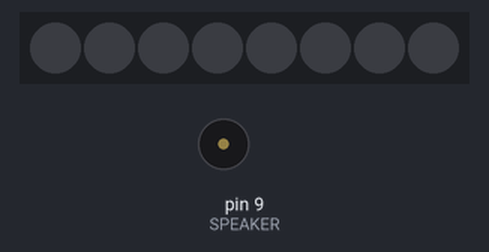
A sketch run on a simulated Arduino Uno, built with avr-gcc and run on an emulated ATmega328P. On the bench: 8 RGB LEDs in strip order, left to right, buzzer (waves = sounding). What the sketch prints to the serial monitor is not drawn.

Above: at 0.1 s.
At 16.1 s:
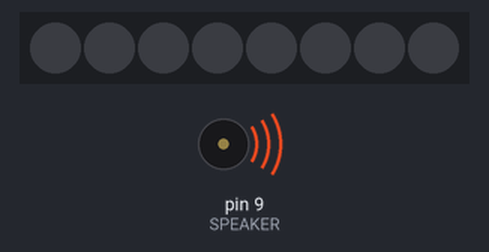
Timing chart, 0 to 18.6 s (numbered marks = the images above):
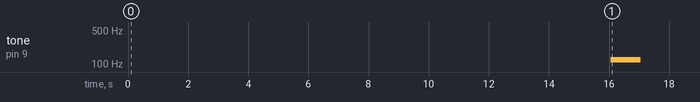

The sketch:

rgb_sevenseg.ino
```cpp
#include "Adafruit_TLC5947.h"

// How many boards do you have chained?
#define NUM_TLC5974 1

#define data   11
#define clock   13
#define latch   10
#define oe  7  // set to -1 to not use the enable pin (its optional)

Adafruit_TLC5947 tlc = Adafruit_TLC5947(NUM_TLC5974, clock, data, latch);

uint8_t BLACK[] = {0, 0, 0};
uint8_t BLUE[] = {0, 40, 85};
uint8_t GOLD[] = {234, 170, 0};
uint8_t RED[] = {255, 0, 0};

const int SPEAKER=9;

const int NOTE_B2=123;

void setup() {
  Serial.begin(9600);

  Serial.println("TLC5974 test");
  tlc.begin();

  if (oe >= 0) {
    pinMode(oe, OUTPUT);
    digitalWrite(oe, LOW);
  }

  uint8_t a = 1;

  for (uint8_t i = 16; i >= 1; i--) {
    byte mask = valueMask(i-1);
    writeMask(mask, 1);
    delay(1000);
  }

  setSegment(0, RED, a);
  setSegment(1, RED, a);
  setSegment(2, RED, a);
  setSegment(3, RED, a);
  setSegment(4, RED, a);
  setSegment(5, RED, a);
  setSegment(6, BLACK, a);
  tlc.write();

  tone(SPEAKER, NOTE_B2, 1000);
}

void loop() {
//  brightCycle();

//  for (uint8_t i = 16; i >= 1; i--) {
//    byte mask = valueMask(i-1);
//    writeMask(mask, 1);
//    delay(1000);
//  }
}

void setSegment(uint8_t segment, uint8_t color[3], uint8_t a) {
  setSegment(segment, color[0], color[1], color[2], a);
}

void setSegment(uint8_t segment, uint8_t r, uint8_t g, uint8_t b, uint8_t a) {
  uint16_t mappedA = map(a, 0, 255, 0, 4095);

  uint16_t mappedR = map(r, 0, 255, 0, mappedA);
  uint16_t mappedG = map(g, 0, 255, 0, mappedA);
  uint16_t mappedB = map(b, 0, 255, 0, mappedA);

  tlc.setLED(segment, mappedR, mappedG, mappedB);
}

byte valueMask(uint8_t value) {
  switch (value) {
    case 0: return B00111111;
    case 1: return B00000110;
    case 2: return B01011011;
    case 3: return B01001111;
    case 4: return B01100110;
    case 5: return B01101101;
    case 6: return B01111101;
    case 7: return B00100111;
    case 8: return B01111111;
    case 9: return B01101111;
    case 10: return B01110111;
    case 11: return B01111100;
    case 12: return B00111001;
    case 13: return B01011110;
    case 14: return B01111001;
    case 15: return B01110001;
    default: return B00000000;
  }
}

void writeMask(byte value, uint8_t a) {
  for (uint8_t i = 0, mask = 1; i < 7; i++, mask = mask << 1) {
    if (value & mask) {
      setSegment(i, GOLD, a);
    } else {
      setSegment(i, BLUE, a);
    }
  }

  tlc.write();
}

void brightCycle() {
  uint16_t r = 234;
  uint16_t g = 170;
  uint16_t b = 0;

  uint16_t r2 = 0;
  uint16_t g2 = 40;
  uint16_t b2 = 85;

  for (uint8_t a = 0; a < 255; a++) {
    setSegment(0, r2, g2, b2, a);
    setSegment(1, r, g, b, a);
    setSegment(2, r, g, b, a);
    setSegment(3, r2, g2, b2, a);
    setSegment(4, r2, g2, b2, a);
    setSegment(5, r, g, b, a);
    setSegment(6, r, g, b, a);
    tlc.write();
  }

  for (uint8_t a = 255; a > 0; a--) {
    setSegment(0, r2, g2, b2, a);
    setSegment(1, r, g, b, a);
    setSegment(2, r, g, b, a);
    setSegment(3, r2, g2, b2, a);
    setSegment(4, r2, g2, b2, a);
    setSegment(5, r, g, b, a);
    setSegment(6, r, g, b, a);
    tlc.write();
  }
}
```

Measured:
- by itself, tone on pin 9 (SPEAKER): silent → 123 Hz at 16.1 s, → silent 1.0 s later
